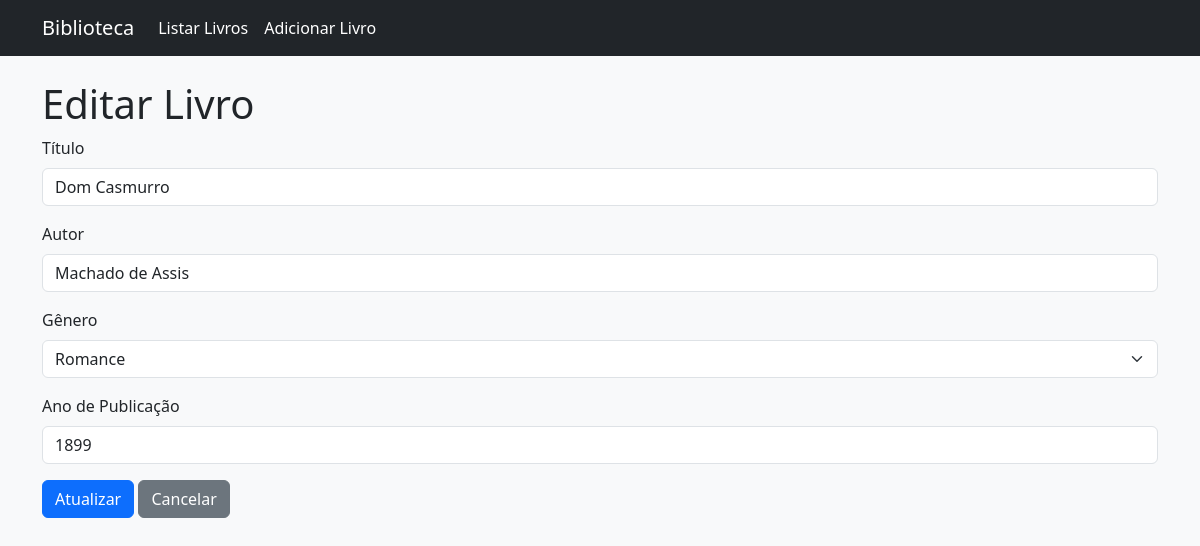
The page /editar.php?id=2 on the database its author committed.
### tables this page shows
CREATE TABLE `livros` (
  `id` int(11) NOT NULL,
  `titulo` varchar(255) NOT NULL,
  `autor` varchar(255) NOT NULL,
  `genero` varchar(100) DEFAULT NULL,
  `ano_publicacao` int(4) DEFAULT NULL,
  `data_cadastro` timestamp NOT NULL DEFAULT current_timestamp()
);

### editar.php (the view, shortened to what this page needs)
<?php
include 'config/conexao.php';
$id = $_GET['id'];
$sql = "SELECT * FROM livros WHERE id = $id";
$resultado = mysqli_query($conexao, $sql);
$livro = mysqli_fetch_assoc($resultado);
include 'templates/header.php';
?>
<h1>Editar Livro</h1>
<form action="editar.php?id=<?php echo $id; ?>" method="post">
    <div class="mb-3">
        <label for="titulo" class="form-label">Título</label>
        <input type="text" class="form-control" id="titulo" name="titulo" value="<?php echo htmlspecialchars($livro['titulo']); ?>" required>
    </div>
    <div class="mb-3">
        <label for="autor" class="form-label">Autor</label>
        <input type="text" class="form-control" id="autor" name="autor" value="<?php echo htmlspecialchars($livro['autor']); ?>" required>
    </div>
    <?php
    $generos = ['Aventura', 'Autoajuda', 'Biografia', 'Distopia', 'Drama', 'Fantasia', 'Ficção Científica', 'Histórico', 'Infantil', 'Mistério', 'Não-Ficção', 'Poesia', 'Policial', 'Romance', 'Sátira', 'Suspense', 'Terror'];
    $genero_atual = $livro['genero'];
    ?>
    <div class="mb-3">
        <label for="genero" class="form-label">Gênero</label>
        <select class="form-select" id="genero" name="genero">
            <?php
            foreach ($generos as $genero) {
                $selecionado = ($genero == $genero_atual) ? 'selected' : '';
                echo "<option value=\"$genero\" $selecionado>$genero</option>";
            }
            ?>
        </select>
    </div>
    <div class="mb-3">
        <label for="ano_publicacao" class="form-label">Ano de Publicação</label>
        <input type="number" class="form-control" id="ano_publicacao" name="ano_publicacao" value="<?php echo htmlspecialchars($livro['ano_publicacao']); ?>" min="1000" max="2099" step="1">
    </div>
    <button type="submit" class="btn btn-primary">Atualizar</button>
    <a href="index.php" class="btn btn-secondary">Cancelar</a>
</form>
<?php include 'templates/footer.php'; ?>

### css/style.css (style rules this page uses)
body { background-color: #f8f9fa; }

### rows shown on the page
livros: titulo "Dom Casmurro", autor "Machado de Assis", ano_publicacao "1899"

### other values the page prints
form field genero "Romance"
